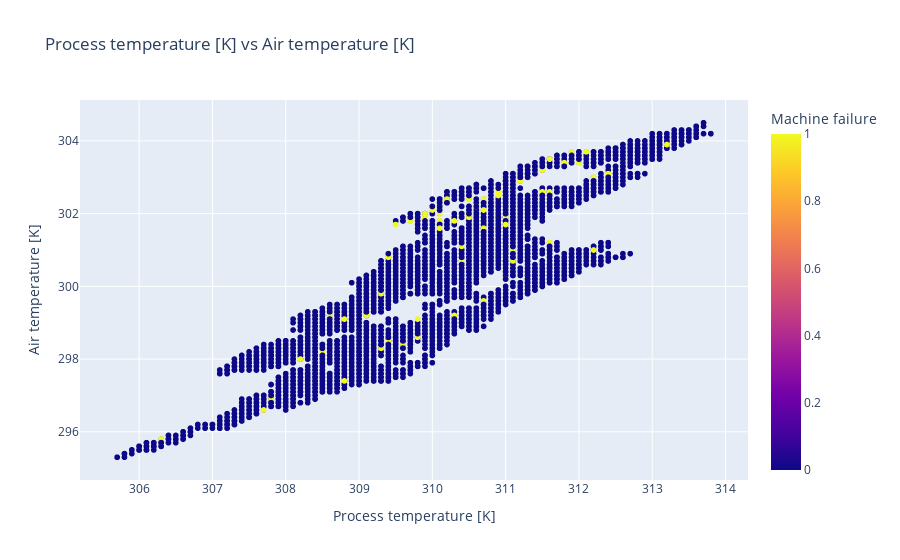

Source (notebook cell):
### Code cell
plt.show()

### Figure 1 — Plotly figure (JSON) as saved in the notebook; plotly's stock layout.template omitted (floating-point values rounded to 4 significant figures; data arrays with more than 128 entries replaced by an {"elided": "..."} marker saying what was removed)
{"data": [{"hovertemplate": "Process temperature [K]=%{x}<br>Air temperature [K]=%{y}<br>Machine failure=%{marker.color}<extra></extra>", "legendgroup": "", "marker": {"color": {"elided": "10000 int values"}, "coloraxis": "coloraxis", "symbol": "circle"}, "mode": "markers", "name": "", "showlegend": false, "type": "scattergl", "x": {"elided": "10000 float values"}, "xaxis": "x", "y": {"elided": "10000 float values"}, "yaxis": "y"}], "layout": {"coloraxis": {"colorbar": {"title": {"text": "Machine failure"}}, "colorscale": [[0, "#0d0887"], [0.1111, "#46039f"], [0.2222, "#7201a8"], [0.3333, "#9c179e"], [0.4444, "#bd3786"], [0.5556, "#d8576b"], [0.6667, "#ed7953"], [0.7778, "#fb9f3a"], [0.8889, "#fdca26"], [1, "#f0f921"]]}, "legend": {"tracegroupgap": 0}, "title": {"text": "Process temperature [K] vs Air temperature [K]"}, "xaxis": {"anchor": "y", "domain": [0, 1], "title": {"text": "Process temperature [K]"}}, "yaxis": {"anchor": "x", "domain": [0, 1], "title": {"text": "Air temperature [K]"}}}}
